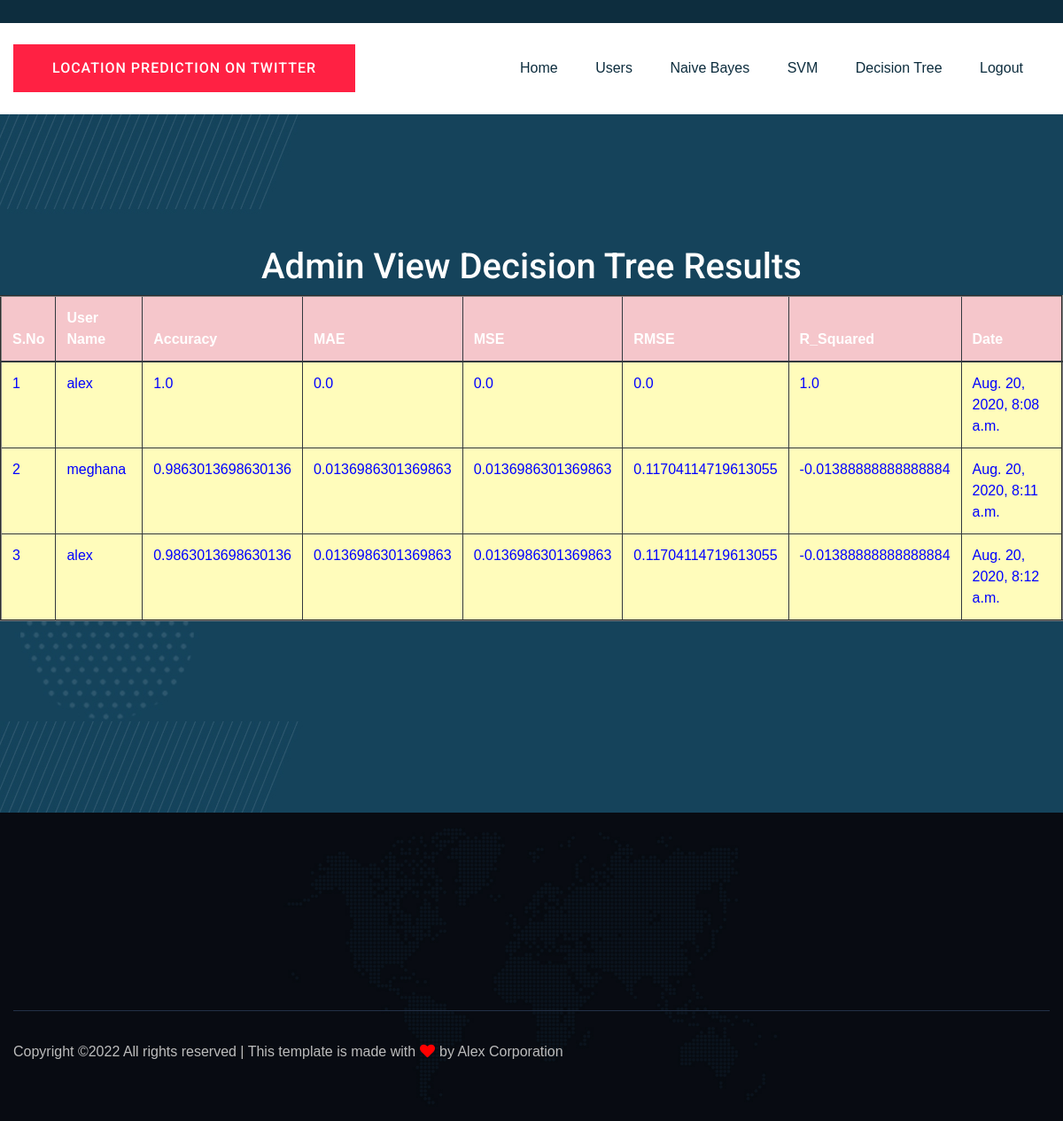
Page /AdminDecisionTree/ on the committed database.
### users/models.py (models this page shows, shortened)
class UserAlgorithmResultsModel(models.Model):
    username = models.CharField(max_length=100)
    algorithmname = models.CharField(max_length=100)
    accuracy = models.FloatField()
    mae = models.FloatField()
    mse = models.FloatField()
    rmse = models.FloatField()
    r_squared = models.FloatField()
    cdate = models.DateTimeField(auto_now_add=True)
    class Meta:
        db_table = "AlgorithmResults"

### admins/views.py (the view)
# urls.py: path("AdminDecisionTree/", admins.AdminDecisionTree, name="AdminDecisionTree"),
def AdminDecisionTree(request):
    data = UserAlgorithmResultsModel.objects.filter(algorithmname="Decision Tree")
    return render(request, 'admins/AdminDecisionTree.html', {'data': data})

### assets/templates/admins/AdminDecisionTree.html
{%extends 'admins/adminbase.html'%}
{%load static%}
{%block contents%}
    <div class="testimonial-area testimonial-padding" data-background="{%static 'img/gallery/section_bg04.jpg'%}">
        <div class="container ">
            <div class="row d-flex justify-content-center">
                                   <h1><font color="WHITE">Admin View Decision Tree Results</font></h1>
                                         <table border="2px" class="table table-hover table-dark">
                    <thead>
                    <tr class="table-danger">
                        <th scope="col">S.No</th>
                        <th scope="col">User Name</th>
                        <th scope="col">Accuracy</th>
                        <th scope="col">MAE</th>
                        <th scope="col">MSE</th>
                        <th scope="col">RMSE</th>
                        <th scope="col">R_Squared</th>
                        <th scope="col">Date</th>
                    </tr>
                    </thead>
                    <tbody>
                    {% for i in data %}
                    <tr scope="row" style="color: BLUE; background-color:#FFFCBB">
                        <td>{{forloop.counter}}</td>
                        <td>{{i.username}}</td>
                        <td>{{i.accuracy}}</td>
                        <td>{{i.mae}}</td>
                        <td>{{i.mse}}</td>
                        <td>{{i.rmse}}</td>
                        <td>{{i.r_squared}}</td>
                        <td>{{i.cdate}}</td>
                    </tr>
                    {% endfor %}
                    </tbody>
                </table>
            </div>
        </div>
    </div>
{%endblock%}

### rows in the picture
UserAlgorithmResultsModel: username "alex", accuracy "1.0", mae "0.0", mse "0.0", rmse "0.0", r_squared "1.0", cdate "Aug. 20, 2020, 8:08 a.m."
UserAlgorithmResultsModel: username "meghana", accuracy "0.9863013698630136", mae "0.0136986301369863", mse "0.0136986301369863", rmse "0.11704114719613055", r_squared "-0.01388888888888884", cdate "Aug. 20, 2020, 8:11 a.m."
UserAlgorithmResultsModel: username "alex", accuracy "0.9863013698630136", mae "0.0136986301369863", mse "0.0136986301369863", rmse "0.11704114719613055", r_squared "-0.01388888888888884", cdate "Aug. 20, 2020, 8:12 a.m."
